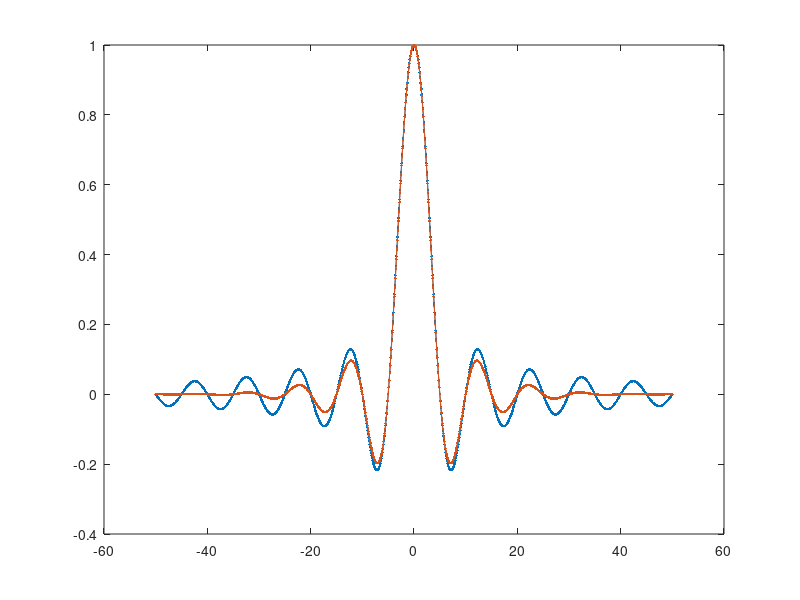
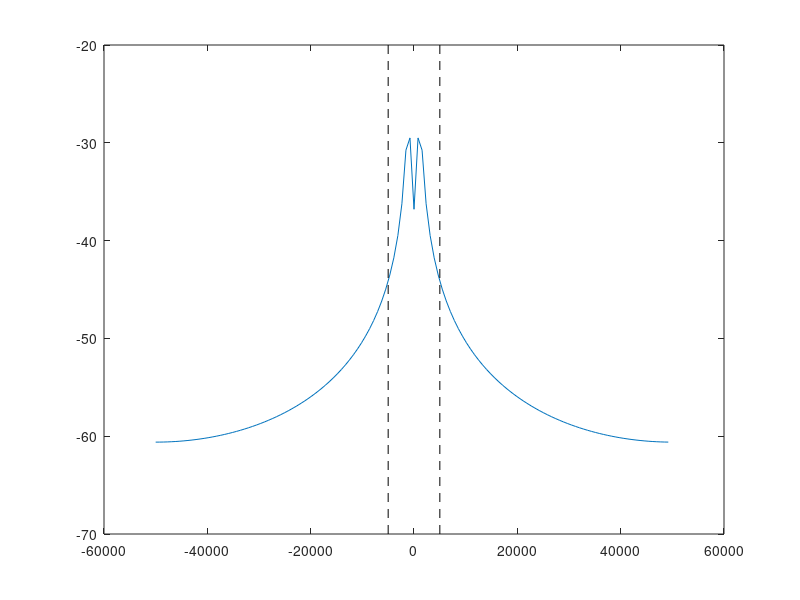

Reproduce these figures in MATLAB, in order. (Note: this script raises an error after producing the figures.)
%% Design a filter with a specific frequency domain bandwidth using a sinc
close all; clear

fs = 100e3; % sample rate (Hz)
bw = 10e3;  % filter passband (Hz)
Nsamps = 1000;
step = 0.1;

t = -Nsamps*step/2:step:Nsamps*step/2;
x1 = sin(2*pi*(bw/fs)*t)./(2*pi*(bw/fs)*t);
x1(Nsamps/2+1) = 1;
win = kaiser(length(x1),10).';
x = x1.*win;
figure
plot(t,x1,'.-'); hold all
plot(t,x,'.-')

figure
Nfft = 128;
faxis = fs*(-0.5:1/Nfft:0.5-1/Nfft);
plot(faxis, 10*log10(abs(fftshift(fft(x,Nfft))).^2)); hold on
plot([-bw/2 -bw/2], ylim, 'k--')
plot([bw/2 bw/2], ylim, 'k--')

%% Design a filter using IFFT and window
fs = 2e6; % sample rate (Hz)
bw = 300e3;  % filter passband (Hz)
Nsamps = 1000;

Nifft = 20; % make even
Nones = ceil(bw/(fs/Nifft));
Nebw_min = 1; % min transition taps per side
ebw = 0.05; % excess bandwidth for transition region
Nebw = ceil((ebw*bw)/(fs/Nifft));
if Nebw < Nebw_min
    Nones = Nones + 2*Nebw_min; % gives 2 bins min for transition either side
else
    Nones = Nones + 2*Nebw; % makes ebw larger for transition
end
if mod(Nones,2) == 0
    Nones = Nones + 1; % want odd so passband is symmetric about zero
end

fresp = single(zeros(1,Nifft));
fresp(1:ceil(Nones/2)+1) = 1;
fresp(end-floor(Nones/2):end) = 1;
taps = ifft(fresp);
% win = kaiser(Nifft, 30).';
win = single(hannc(Nifft));
wtaps = taps.*fftshift(win);
wtaps = wtaps/max(wtaps);
wfresp = fft(wtaps);

% Plots
% Non log respones
figure
stem(1:Nifft, fresp)

figure
faxis = fs*1e-3*(-0.5:1/Nifft:0.5-1/Nifft);
subplot(411)
plot(faxis,fftshift(fresp),'o-'); hold on
plot([-bw/2 -bw/2]*1e-3, ylim, 'k--')
plot([bw/2 bw/2]*1e-3, ylim, 'k--')
title('Starting Frequency Response')
xlim('tight')

subplot(412)
stem(1:Nifft, fftshift(taps))
title('Starting Filter Taps')
xlim('tight')

subplot(413)
stem(1:Nifft, fftshift(wtaps)); hold on
plot(1:Nifft, win, 'k--')
title('Windowed Filter Taps')
xlim('tight')

subplot(414)
nfresp = abs(fftshift(wfresp)).^2;
nfresp = nfresp/max(nfresp);
plot(faxis, nfresp,'o-'); hold on
plot([-bw/2 -bw/2]*1e-3, ylim, 'k--')
plot([bw/2 bw/2]*1e-3, ylim, 'k--')
title('Windowed Frequency Response')
xlim('tight')

% Log respones
figure
subplot(211)
plot(faxis,fftshift(fresp),'o-'); hold on
plot([-bw/2 -bw/2]*1e-3, ylim, 'k--')
plot([bw/2 bw/2]*1e-3, ylim, 'k--')
title('Starting Frequency Response')
xlim('tight')

subplot(212)
nfresp = 10*log10(abs(fftshift(wfresp)).^2);
nfresp = nfresp/max(nfresp);
plot(faxis, nfresp,'o-'); hold on
plot([-bw/2 -bw/2]*1e-3, ylim, 'k--')
plot([bw/2 bw/2]*1e-3, ylim, 'k--')
title('Windowed Frequency Response')
xlim('tight')

%% Hann window coefficients
function taps = hannc(wlen)
n = 0:wlen-1;
taps = 0.5 - 0.5 * cos((2.0 * pi * n) / (wlen));
end